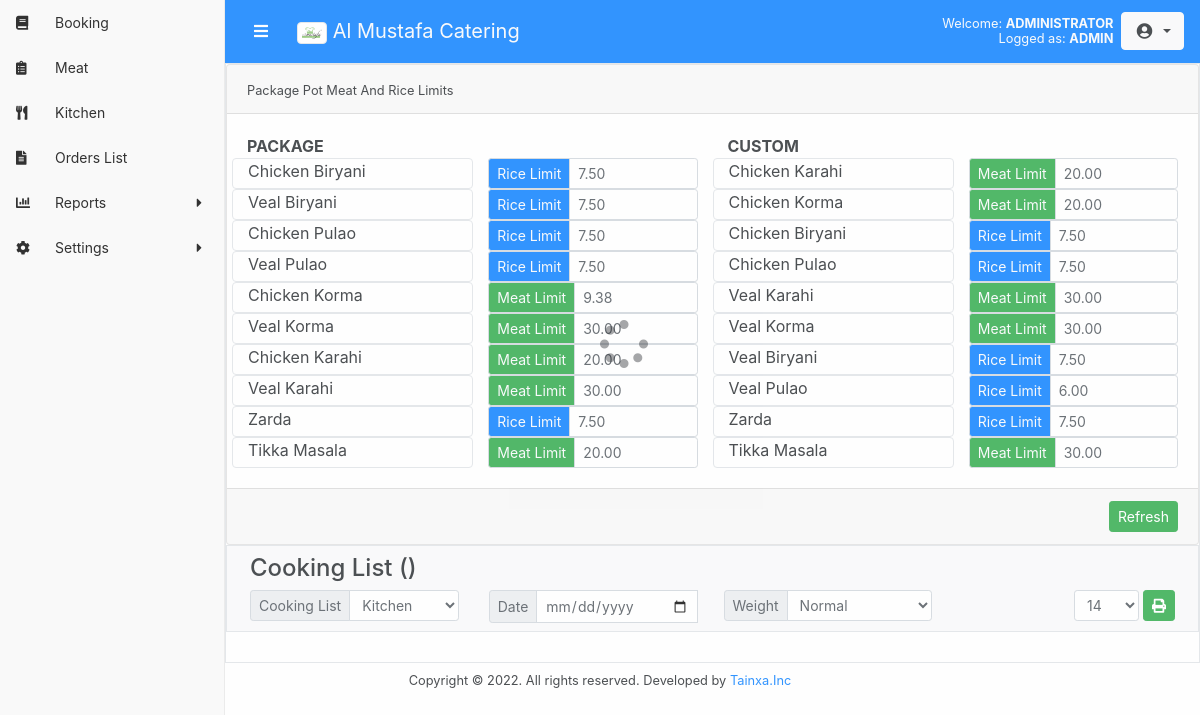
The app's page /kitchen.php (signed in), older data.
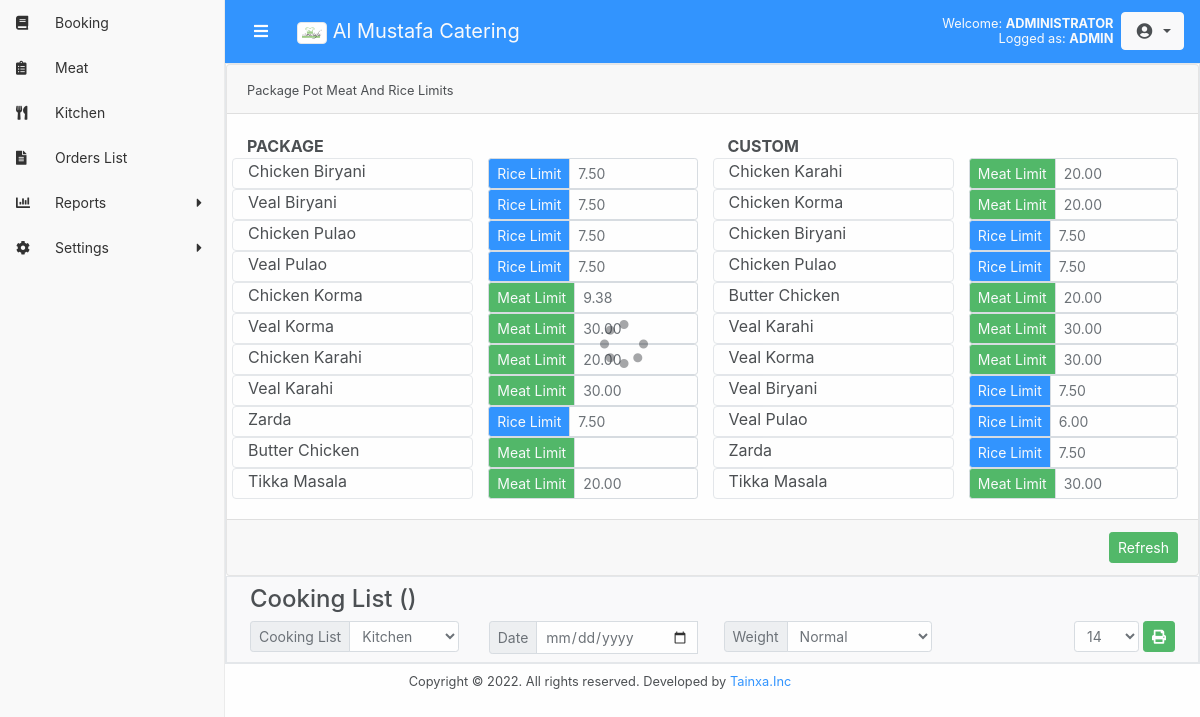
The same page, newer data.
### tables this page shows
CREATE TABLE `sidebar` (
  `id` int(10) NOT NULL,
  `name` varchar(50) DEFAULT NULL,
  `admin` tinyint(4) DEFAULT NULL,
  `operator` tinyint(4) DEFAULT NULL,
  `chef` tinyint(4) DEFAULT NULL,
  `tandoor` tinyint(4) DEFAULT NULL,
  `manager` tinyint(4) DEFAULT NULL,
  `link` varchar(50) DEFAULT NULL,
  `allow` tinyint(4) DEFAULT NULL,
  `icon` varchar(50) DEFAULT NULL,
  `submenu` tinyint(4) DEFAULT NULL,
  `super` tinyint(3) UNSIGNED NOT NULL DEFAULT 0
);

CREATE TABLE `food_package_items` (
  `id` int(11) NOT NULL,
  `name` varchar(100) NOT NULL,
  `rank` int(10) UNSIGNED DEFAULT NULL,
  `list` tinyint(4) NOT NULL DEFAULT 1,
  `food_cat_id` int(11) NOT NULL,
  `pp` tinyint(4) NOT NULL DEFAULT 0,
  `is_extra` tinyint(3) UNSIGNED DEFAULT 0,
  `reduce` decimal(10,2) DEFAULT 0.00,
  `increase` decimal(10,2) DEFAULT 0.00,
  `tspan` tinyint(3) UNSIGNED DEFAULT 4,
  `mr_cal` tinyint(3) UNSIGNED DEFAULT NULL,
  `is_meat_cal` tinyint(3) UNSIGNED DEFAULT NULL,
  `is_rice_cal` tinyint(3) UNSIGNED DEFAULT NULL,
  `rice_type` tinyint(4) DEFAULT NULL,
  `mr_limit_id` int(10) UNSIGNED DEFAULT NULL,
  `ingredient_id` int(11) DEFAULT NULL,
  `extra_price` decimal(5,2) UNSIGNED DEFAULT NULL,
  `selected` tinyint(4) DEFAULT NULL,
  `visible` tinyint(4) NOT NULL DEFAULT 1
);

CREATE TABLE `mr_limits` (
  `id` int(11) NOT NULL,
  `meat_lg` decimal(10,3) UNSIGNED DEFAULT NULL,
  `meat_md` decimal(10,3) UNSIGNED DEFAULT NULL,
  `meat_sm` decimal(10,3) UNSIGNED DEFAULT NULL,
  `rice_lg` decimal(10,3) UNSIGNED DEFAULT NULL,
  `rice_md` decimal(10,3) UNSIGNED DEFAULT NULL,
  `rice_sm` decimal(10,3) UNSIGNED DEFAULT NULL,
  `meat_limit` decimal(5,2) UNSIGNED DEFAULT NULL,
  `rice_limit` decimal(5,2) UNSIGNED DEFAULT NULL
);

CREATE TABLE `food_custom_items` (
  `id` int(11) NOT NULL,
  `name` varchar(100) NOT NULL,
  `rank` int(10) UNSIGNED DEFAULT NULL,
  `food_custom` int(11) NOT NULL,
  `sm_price` decimal(10,2) DEFAULT NULL,
  `md_price` decimal(10,2) DEFAULT NULL,
  `lg_price` decimal(10,2) DEFAULT NULL,
  `price` decimal(10,2) UNSIGNED DEFAULT NULL,
  `tspan` tinyint(3) UNSIGNED DEFAULT 4,
  `mr_cal` tinyint(3) UNSIGNED DEFAULT NULL,
  `is_meat_cal` tinyint(3) UNSIGNED DEFAULT NULL,
  `is_rice_cal` tinyint(3) UNSIGNED DEFAULT NULL,
  `rice_type` tinyint(4) DEFAULT NULL,
  `mr_limit_id` int(10) UNSIGNED DEFAULT NULL,
  `ingredient_id` int(11) DEFAULT NULL,
  `pp` tinyint(4) NOT NULL DEFAULT 0,
  `lg_min` tinyint(3) UNSIGNED DEFAULT NULL,
  `lg_max` tinyint(3) UNSIGNED DEFAULT NULL,
  `md_min` tinyint(3) UNSIGNED DEFAULT NULL,
  `md_max` tinyint(3) UNSIGNED DEFAULT NULL,
  `sm_min` tinyint(3) UNSIGNED DEFAULT NULL,
  `sm_max` tinyint(3) UNSIGNED DEFAULT NULL,
  `list` tinyint(4) NOT NULL DEFAULT 1,
  `visible` tinyint(4) NOT NULL DEFAULT 1
);

### inc/build.php (called while the page is built, shortened)
<?php
	$sb=1;
	function q($qry){	if($rs=mysqli_query($GLOBALS['conn'], $qry)){return $rs;	}else{	die("<b>Die:</b>".$qry);	}}
?>

### kitchen.php (the view, shortened to what this page needs)
<?php include "inc/top.php"; ?>
<div class="container-fluid border">
	<div class="row">
		<div class="col-md-12 p-0">
			<div class="card d-print-none">
				<div class="card-header">
					<small>Package Pot Meat And Rice Limits</small>
				</div>
				<div class="card-body">
					<div class="row">
						<div class="col-lg-6 col-sm-12 rounded">
						<div class="font-weight-bold">PACKAGE</div>
							<?php $rs = q("select * from food_package_items left join mr_limits on mr_limit_id = mr_limits.id where is_meat_cal=1 or is_rice_cal=1;");
							while($r = mysqli_fetch_array($rs)){ ?>
							<div class="row">
								<div class="col border rounded text-capitalize">
									<?=$r['name']?>
								</div>
								<div class="col">
									<div class="input-group input-group-sm">
										<?php if($r['is_meat_cal']){ ?>
										<div class="input-group-prepend">
										    <span class="input-group-text bg-success text-light">Meat Limit</span>
										</div>
										<input type="number" min="0" step="any" id="meat_limit<?=$r['id']?>" value="<?=$r['meat_limit']?>" data-id="<?=$r['id']?>" data-clm="meat_limit" data-old="<?=$r['meat_limit']?>" class="mr_limit form-control">
										<?php } if($r['is_rice_cal']){ ?>
										<div class="input-group-prepend">
										    <span class="input-group-text bg-primary text-light">Rice Limit</span>
										</div>
										<input type="number" min="0" step="any" id="rice_limit<?=$r['id']?>" value="<?=$r['rice_limit']?>" data-id="<?=$r['id']?>" data-clm="rice_limit" data-old="<?=$r['rice_limit']?>" class="mr_limit form-control">
										<?php } ?>
									</div>
								</div>
							</div>
							<?php } ?>
						</div>
						<div class="col-lg-6 col-sm-12 rounded">
						<div class="font-weight-bold">CUSTOM</div>
							<?php $rs = q("select * from food_custom_items left join mr_limits on mr_limit_id = mr_limits.id where is_meat_cal=1 or is_rice_cal=1;");
							while($r = mysqli_fetch_array($rs)){ ?>
							<div class="row">
								<div class="col border rounded text-capitalize">
									<?=$r['name']?>
								</div>
								<div class="col">
									<div class="input-group input-group-sm">
										<?php if($r['is_meat_cal']){ ?>
										<div class="input-group-prepend">
										    <span class="input-group-text bg-success text-light">Meat Limit</span>
										</div>
										<input type="number" min="0" step="any" id="meat_limit<?=$r['id']?>" value="<?=$r['meat_limit']?>" data-id="<?=$r['id']?>" data-clm="meat_limit" data-old="<?=$r['meat_limit']?>" class="mr_limit form-control">
										<?php } if($r['is_rice_cal']){ ?>
										<div class="input-group-prepend">
										    <span class="input-group-text bg-primary text-light">Rice Limit</span>
										</div>
										<input type="number" min="0" step="any" id="rice_limit<?=$r['id']?>" value="<?=$r['rice_limit']?>" data-id="<?=$r['id']?>" data-clm="rice_limit" data-old="<?=$r['rice_limit']?>" class="mr_limit form-control">
										<?php } ?>
									</div>
								</div>
							</div>
							<?php } ?>
						</div>
					</div>
				</div>
				<div class="card-footer">
					<button onclick="update_and_refresh_mr_limits(this)" class="btn btn-sm btn-success float-right">Refresh</button>
				</div>
			</div>
			<div class="row bg-light border m-0 p-2">
				<div class="col-12">
					<h4 class="">Cooking List (<span id="date-selected"></span>)</h4>
				</div>
				<div class="col-lg-3 col-md-3 col-sm-12 d-print-none">
					<div class="input-group input-group-sm">
						<div class="input-group-prepend">
						    <span class="input-group-text">Cooking List</span>
						</div>
						<select name="list" id="list" class="form-control" onchange="order_list_kitchen()">
							<?php $listrs = q("select * from kitchen_list where {$type}=1");
							while($li = mysqli_fetch_array($listrs)){ ?>
							<option value="<?=$li['fun']?>"><?=$li['name']?></option>
							<?php } ?>
						</select>
					</div>
				</div>
				<div class="col-lg-3 col-md-3 col-sm-12 d-print-none">
					<div class="input-group input-group-sm">
						<div class="input-group-prepend">
						    <span class="input-group-text">Date</span>
						</div>
						<input type="date" id="delivery_time" onchange="order_list_kitchen()" class="form-control filter">
					</div>
				</div>
				<div class="col-lg-3 col-md-3 col-sm-12 d-print-none">
					<div class="input-group input-group-sm float-right mx-1">
						<div class="input-group-prepend">
							<span class="input-group-text">Weight</span>
						</div>
						<select id="weight" class="form-control" onchange="bold_font(this)">
							<option value="1">Normal</option>
						</select>
					</div>
				</div>
				<div class="col-lg-3 col-md-3 col-sm-12 d-print-none text-right">
					<button onclick="window.print()" class="btn btn-sm btn-success float-right"><i class="fa fa-print"></i></button>
					<div class="input-group input-group-sm float-right mx-1" style="width: 65px;">
						<select id="font" class="form-control" onchange="change_font_size(this)">
							<option value="14" selected="selected">14</option>
						</select>
					</div>
				</div>
			</div>
		</div>
	</div>
</div>
<?php include "inc/btm.php"; ?>

### inc/top.php (shortened to what this page needs)
<?php session_start();
    $fname = $_SESSION['fname'];
include "inc/build.php";
?>
<!DOCTYPE html>
<html>
<head>
  <link rel="stylesheet" type="text/css" media="print" href="css/print.css">
  <link rel="stylesheet" href="bootstrap/css/bootstrap.css">
  <link rel="stylesheet" href="bootstrap/css/fontawesome.css">
  <link rel="stylesheet" type="text/css" href="css/common.css">
  <link rel="stylesheet" type="text/css" href="style.css">
  <link rel="stylesheet" type="text/css" href="plugin/typeahead/jquery.typeahead.min.css">
</head>
<body id="page-top" onload="ready()">
  <div id="wrapper" class="wrapper <?php if(!$sb) echo 'pl-0'; ?>">
  	<nav class="navbar navbar-expand bg-primary static-top">
      <button class="btn btn-primary text-white order-1 order-sm-0 mr-3" onclick="sidebar_tgl_session()" id="sidebarToggle">
        <i class="fas fa-bars"></i>
  		</button>
     	<a class="navbar-brand mr-1 text-light" href="index.php">
  			<img src="pics/logo.png" width="30" alt="" class="img-thumbnail">
	     	Al Mustafa Catering
	    </a>
  		<div class="row w-100 m-0 d-none d-sm-flex">
        <div class="col p-2">
          <h6 class="text-light text-nowrap mb-0 small text-right">Welcome: <span class="text-uppercase font-weight-bold"><?=$fname?></span><br>Logged as: <span class="text-uppercase font-weight-bold"><?=$type?></span></h6>
        </div>
      </div>
    	<ul class="navbar-nav float-right">
	        <li class="nav-item dropdown no-arrow">
	        	<a class="btn btn-light dropdown-toggle" href="#" id="userDropdown" role="button" data-toggle="dropdown" aria-haspopup="true" aria-expanded="false">
	    			<i class="fas fa-user-circle fa-fw"></i>
	        	</a>
	        </li>
    	</ul>
    </nav>
    <?php include 'sidebar.php'; ?>
  	<div id="content-wrapper" class="content-wrapper">

### inc/sidebar.php (shortened to what this page needs)
<div id="sidebar-wrapper" class="d-print-none <?php if(!$sb) echo 'sidebar-toggled'; ?>">
    <aside id="sidebar">
        <ul id="sidemenu" class="sidebar-nav">
            <?php $sbrs = q("select * from sidebar where {$type}=1 and allow=1");
            while($sb = mysqli_fetch_array($sbrs)){ ?>
            <li>
                <?php if ($sb['submenu']) { ?>
                <a class="accordion-toggle collapsed toggle-switch" data-toggle="collapse" href="#<?=$sb['link']?>">
               <?php }else{ ?>
                <a href="<?=$sb['link']?>">
               <?php } ?>
                    <span class="sidebar-icon"><i class="<?=$sb['icon']?>" aria-hidden="true"></i></span>
                    <span class="sidebar-title"><?=$sb['name']?></span>
                    <?php if ($sb['submenu']) { ?>
                        <i class="fa fa-caret-right caret"></i>
                   <?php } ?>
                </a>
            </li>
           <?php } ?>
        </ul>
    </aside>
</div>

### inc/btm.php (shortened to what this page needs)
    	</div>
    </div>
<footer class="text-center small py-2 d-print-none">
	<span class="d-block">Copyright &copy; <?php echo date('Y') ?>. All rights reserved. Developed by <a href="https://tainxa.com" target="_blank">Tainxa.Inc</a></span>
</footer>
</body>
</html>

### css/common.css (style rules this page uses)
a, a:hover { text-decoration: none; }
.navbar { background-color: #eb2e35; border-color: #eb2e35; }
#wrapper { padding-top: 0px; padding-left: 0; -webkit-transition: all .5s ease; -moz-transition: all .5s ease; -o-transition: all .5s ease; transition: all .5s ease; }
@media (min-width: 992px) { #wrapper { padding-left: 225px; } }
@media (min-width: 992px) { #wrapper #sidebar-wrapper { width: 225px; } }
#sidebar-wrapper { border-right: 1px solid #e7e7e7; }
#sidebar-wrapper { z-index: 1000; position: fixed; top: 0; left: 225px; width: 0; height: 100%; margin-left: -225px; overflow-y: auto; background-color: #f8f8f8; -webkit-transition: all .5s ease; -moz-transition: all .5s ease; -o-transition: all .5s ease; transition: all .5s ease; }
#sidebar-wrapper .sidebar-nav { position: absolute; top: 0; width: 225px; font-size: 14px; margin: 0; padding: 0; list-style: none; background-color: #007BFF !important; }
.sidebar-nav>li>a>i { transition: 0.2s !important; }
#sidebar-wrapper .sidebar-nav li { text-indent: 0; line-height: 45px; }
#sidebar-wrapper .sidebar-nav li a { display: block; text-decoration: none; color: #000; }
#sidebar-wrapper .sidebar-nav li a .sidebar-icon { width: 45px; height: 45px; font-size: 14px; padding: 0 2px; display: inline-block; text-indent: 7px; margin-right: 10px; color: #000; float: left; }
#sidebar-wrapper .sidebar-nav li a .caret { position: absolute; right: 23px; top: auto; margin-top: 16px; }
.sidebar-nav li a { background: #f8f8f8; color: #000 !important; }

### style.css (style rules this page uses)
html { margin: 0 !important; padding: 0 !important; }
.container-fluid { min-height: 600px; }

Row changes from the older to the newer data that the page shows:
now on this page (row edited): food_package_items: name "Butter Chicken"
now on this page (row edited): food_custom_items: name "Butter Chicken", mr_limit.meat_limit "20.00"
